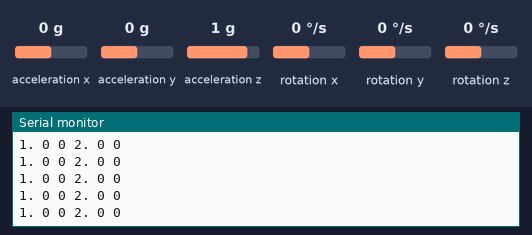
The sketch below on a simulated Arduino Uno, built with avr-gcc and run on an emulated ATmega328P. On the bench: the last lines printed to the serial monitor. Wiring (inferred from the names in the program): MPU-6050 motion sensor at I2C address 0x68; MPU-6050 motion sensor at I2C address 0x69. The inputs (shaded band) are chosen by the test bench; at power-on: acceleration x 0 g, acceleration y 0 g, acceleration z 1 g, rotation x 0 °/s, rotation y 0 °/s, rotation z 0 °/s.

Above: at 1.2 s.
1.3 s: acceleration x set to -1.4 g
At 1.59 s:
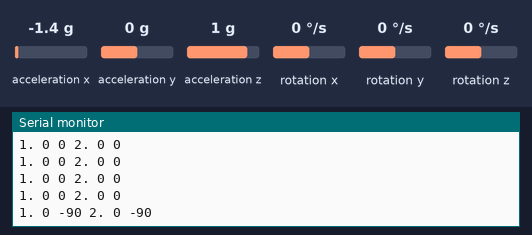
2.8 s: acceleration y set to -1.4 g
At 2.82 s:
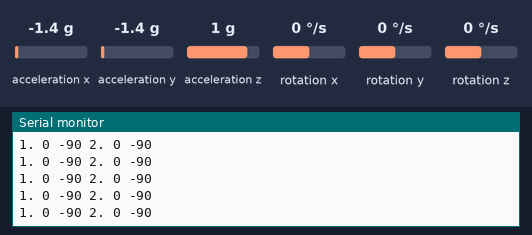
4.3 s: acceleration x set to -0.8 g
At 4.46 s:
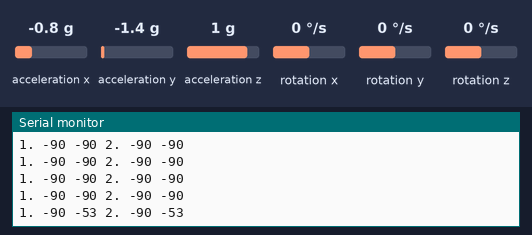
Timing chart, 0 to 7.3 s (numbered marks = the images above; inputs shaded):
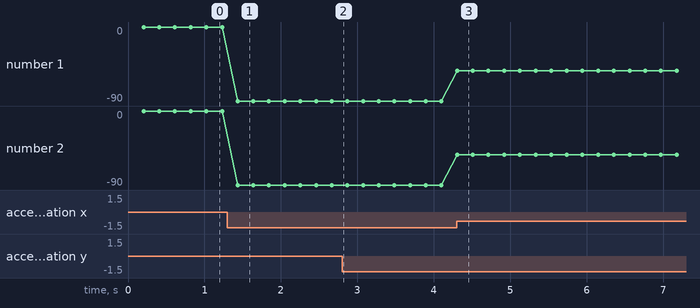

Measured:
- after the input at 1.3 s, the serial monitor: prints a new line after 0.13 s (image 1)
- after the input at 4.3 s, the serial monitor: prints a new line at once (image 3)
- plotted number 1: 0 → -90 after the input at 1.3 s, -90 → -53 after the input at 4.3 s
- plotted number 2: 0 → -90 after the input at 1.3 s, -90 → -53 after the input at 4.3 s

The sketch:

mpu6050_x2.ino
```cpp
#include "akselerometr.h"

// work const
#define delta_t 200

// working variable
unsigned long int time;

void setup() {
  // setup akselerometr - i2c
  setup_akselerometr();
  // setup com port
  Serial.begin(9600);
}

void loop() {
  // test
  if (time+delta_t<millis()) {
    for (int i=0; i<count_addr; i++) {
      int angle_ax, angle_ay;
      read_akselerometr(i,angle_ax,angle_ay);
      Serial.print(i+1);
      Serial.print(". ");
      Serial.print(angle_ax);
      Serial.print(" ");
      Serial.print(angle_ay);
      Serial.print(" ");
    }
    Serial.println();
    time = millis();
  }
}
```

akselerometr.h
```cpp
// include library
#include "Wire.h"

// akselerometr const
#define count_addr 2
int MPU_addr[2] = {0x68,0x69};

// work const
#define TO_DEG 57.29577951308232087679815481410517033f

//setup function
void setup_akselerometr();
void read_akselerometr(int n, int &angle_ax, int &angle_ay);
int operating_akselerometr_data(int ax_raw);
void getData(int n, int &ax_raw, int &ay_raw);

void setup_akselerometr() {
  // setup wire
  Wire.begin();
  // setup akselerometr - i2c
  for (int i=0; i<count_addr; i++) {
    Wire.beginTransmission(MPU_addr[i]);
    Wire.write(0x6B); // PWR_MGMT_1 register
    Wire.write(0);    // set to zero (wakes up the MPU-6050)
    Wire.endTransmission(true);
  }
}

void read_akselerometr(int n, int &angle_ax, int &angle_ay) { // read data from akselerometr
  int ax_raw, ay_raw;
  // read data from akselerometr
  getData(MPU_addr[n],ax_raw,ay_raw);
  // return
  angle_ax = operating_akselerometr_data(ax_raw);
  angle_ay = operating_akselerometr_data(ay_raw);
}

int operating_akselerometr_data(int ax_raw) { // convect input data to gradus
  // convert input data to fraction
  float ax = ax_raw/16384.;
  if (ax>1) ax = 1;
  else if (ax<-1) ax = -1;
  //  convert fraction to gradus
  if (ax>=0) return 90 - TO_DEG*acos(ax);
  else return TO_DEG*acos(-ax) - 90;
}

void getData(int n, int &ax_raw, int &ay_raw) { // read data from akselerometr on i2c
  // setup
  Wire.beginTransmission(n);
  Wire.write(0x3B);  // starting with register 0x3B (ACCEL_XOUT_H)
  Wire.endTransmission(false);
  Wire.requestFrom(n, 14, true); // request a total of 14 registers
  // read data
  int16_t data[7];
  for (byte i = 0; i < 7; i++) {
    data[i] = Wire.read() << 8 | Wire.read();
  }
  // return
  ax_raw = data[1];
  ay_raw = data[0];
}
```
